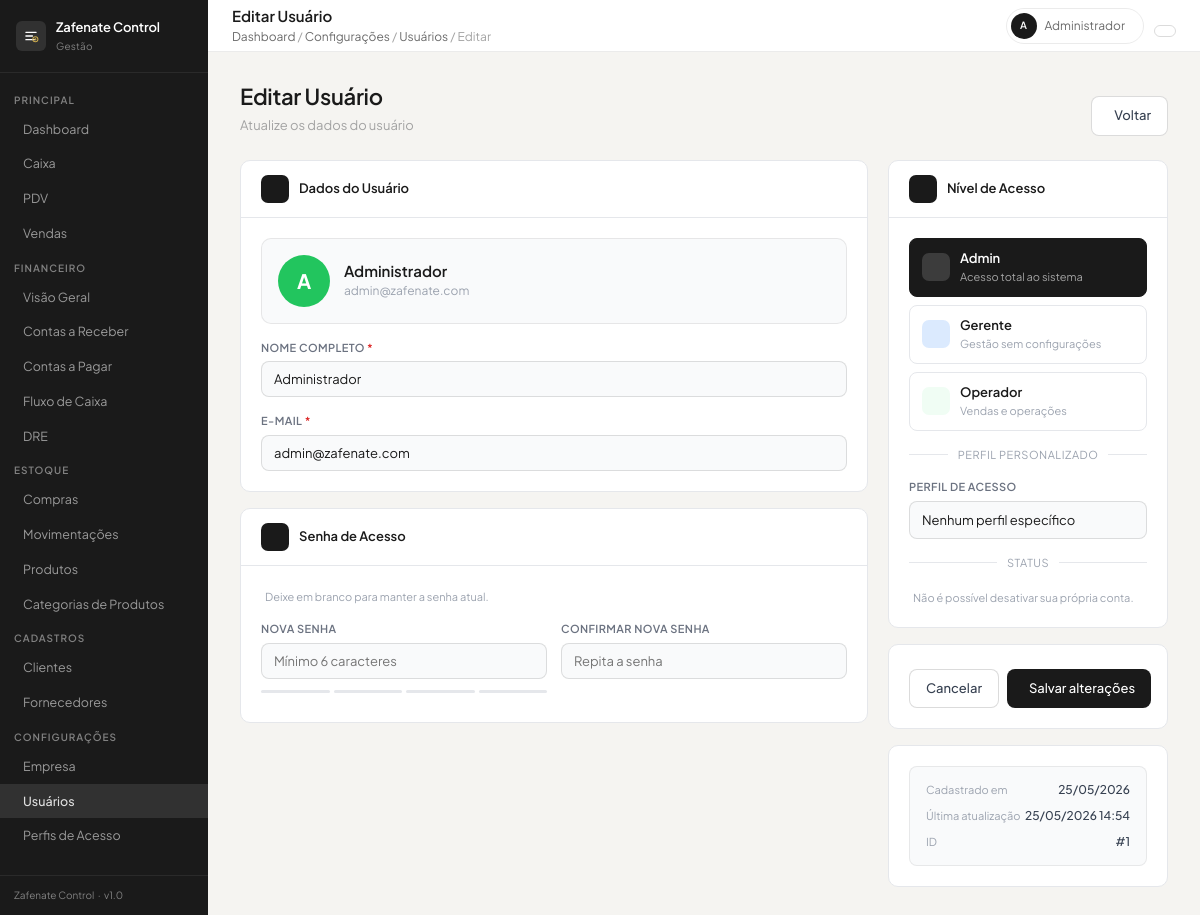
Page /config/usuarios/1/editar (signed in) on the committed database.
### tables this page shows
CREATE TABLE IF NOT EXISTS usuarios (
    id            INT UNSIGNED AUTO_INCREMENT PRIMARY KEY,
    nome          VARCHAR(100) NOT NULL,
    email         VARCHAR(100) NOT NULL,
    senha         VARCHAR(255) NOT NULL,
    nivel         ENUM('admin', 'gerente', 'operador') DEFAULT 'operador',
    ativo         TINYINT(1)   NOT NULL DEFAULT 1,
    criado_em     DATETIME     NOT NULL DEFAULT CURRENT_TIMESTAMP,
    atualizado_em DATETIME     NOT NULL DEFAULT CURRENT_TIMESTAMP ON UPDATE CURRENT_TIMESTAMP,
    
    UNIQUE KEY uk_usuario_email (email)
);

### app/views/config/usuario_form.php (the view, shortened to what the rows shown need)
<?php require VIEW_PATH . '/layouts/header.php'; ?>
<div class="zf-layout">
    <?php require VIEW_PATH . '/layouts/sidebar.php'; ?>
    <div class="zf-main">
        <?php
        $isEdit     = !empty($usuario);
        require VIEW_PATH . '/layouts/navbar.php';
        ?>
        <div class="zf-content cfg-page">
            <div class="cfg-topbar">
                <div>
                    <h1><?= $isEdit ? 'Editar Usuário' : 'Novo Usuário' ?></h1>
                    <p><?= $isEdit ? 'Atualize os dados do usuário' : 'Preencha os dados para criar o acesso' ?></p>
                </div>
                <a href="/config/usuarios" class="uf-btn uf-btn-ghost">
                    <i class="ti ti-arrow-left"></i> Voltar
                </a>
            </div>
            <form
                method="POST"
                action="<?= $isEdit ? '/config/usuarios/' . $usuario['id'] . '/editar' : '/config/usuarios/criar' ?>"
                id="form-usuario">
                <div class="uf-layout">
                    <div class="uf-main">
                        <div class="cfg-card">
                            <div class="cfg-card-head">
                                <span class="cfg-card-head-icon"><i class="ti ti-user"></i></span>
                                <span class="cfg-card-head-title">Dados do Usuário</span>
                            </div>
                            <div class="cfg-card-body">
                                <div class="uf-user-preview">
                                    <div class="uf-avatar-preview" id="avatar-preview" style="background:#6B7280;">
                                        <span id="avatar-ini">?</span>
                                    </div>
                                    <div>
                                        <div class="uf-preview-name" id="preview-nome">
                                        </div>
                                        <div class="uf-preview-email" id="preview-email">
                                        </div>
                                    </div>
                                </div>
                                <div class="uf-row">
                                    <div class="uf-field uf-field-full">
                                        <label class="uf-label">Nome completo <span class="uf-req">*</span></label>
                                        <input type="text" name="nome" class="uf-input"
                                            id="input-nome"
                                            placeholder="Ex: João da Silva"
                                            value="<?= e($usuario['nome'] ?? '') ?>"
                                            required autofocus>
                                    </div>
                                </div>
                                <div class="uf-row">
                                    <div class="uf-field uf-field-full">
                                        <label class="uf-label">E-mail <span class="uf-req">*</span></label>
                                        <input type="email" name="email" class="uf-input"
                                            id="input-email"
                                            placeholder="joao@empresa.com"
                                            value="<?= e($usuario['email'] ?? '') ?>"
                                            required>
                                    </div>
                                </div>
                            </div>
                        </div>
                        <div class="cfg-card">
                            <div class="cfg-card-head">
                                <span class="cfg-card-head-icon"><i class="ti ti-lock"></i></span>
                                <span class="cfg-card-head-title">Senha de Acesso</span>
                            </div>
                            <div class="cfg-card-body">
                                <?php if ($isEdit): ?>
                                    <p class="uf-hint">
                                        Deixe em branco para manter a senha atual.
                                    </p>
                                <?php endif; ?>
                                <div class="uf-row">
                                    <div class="uf-field">
                                        <label class="uf-label">
                                            <?= $isEdit ? 'Nova senha' : 'Senha' ?>
                                        </label>
                                        <div class="uf-pw-wrap">
                                            <input
                                                type="password"
                                                name="senha"
                                                id="campo-senha"
                                                class="uf-input uf-pw-input"
                                                placeholder="Mínimo 6 caracteres"
                                                <?= !$isEdit ? 'required' : '' ?>
                                                autocomplete="new-password">
                                        </div>
                                        <div class="uf-pw-strength" id="pw-strength">
                                            <div class="uf-pw-bar" id="bar1"></div>
                                            <div class="uf-pw-bar" id="bar2"></div>
                                            <div class="uf-pw-bar" id="bar3"></div>
                                            <div class="uf-pw-bar" id="bar4"></div>
                                        </div>
                                    </div>
                                    <div class="uf-field">
                                        <label class="uf-label">
                                            <?= $isEdit ? 'Confirmar nova senha' : 'Confirmar senha' ?>
                                        </label>
                                        <div class="uf-pw-wrap">
                                            <input
                                                type="password"
                                                name="senha_confirmar"
                                                id="campo-confirmar"
                                                class="uf-input uf-pw-input"
                                                placeholder="Repita a senha"
                                                <?= !$isEdit ? 'required' : '' ?>
                                                autocomplete="new-password">
                                        </div>
                                    </div>
                                </div>
                            </div>
                        </div>
                    </div>
                    <div class="uf-side">
                        <div class="cfg-card">
                            <div class="cfg-card-head">
                                <span class="cfg-card-head-icon"><i class="ti ti-shield"></i></span>
                                <span class="cfg-card-head-title">Nível de Acesso</span>
                            </div>
                            <div class="cfg-card-body">
                                <div class="uf-nivel-grid">
                                    <?php
                                    $niveis = [
                                        'admin'    => ['icon' => 'ti-crown',      'cls' => 'uf-nivel-icon-admin',   'desc' => 'Acesso total ao sistema'],
                                        'gerente'  => ['icon' => 'ti-briefcase',  'cls' => 'uf-nivel-icon-gerente', 'desc' => 'Gestão sem configurações'],
                                        'operador' => ['icon' => 'ti-user-check', 'cls' => 'uf-nivel-icon-oper',    'desc' => 'Vendas e operações'],
                                    ];
                                    foreach ($niveis as $val => $info): ?>
                                        <label class="uf-nivel-opt">
                                            <div class="uf-nivel-face">
                                                <span class="uf-nivel-icon <?= $info['cls'] ?>">
                                                </span>
                                                <div class="uf-nivel-info">
                                                    <div class="uf-nivel-name"><?= ucfirst($val) ?></div>
                                                    <div class="uf-nivel-desc"><?= $info['desc'] ?></div>
                                                </div>
                                            </div>
                                        </label>
                                    <?php endforeach; ?>
                                </div>
                                <?php if (!empty($perfis)): ?>
                                    <div class="uf-divider">Perfil personalizado</div>
                                    <div class="uf-field">
                                        <label class="uf-label">Perfil de acesso</label>
                                        <div class="uf-select-wrap">
                                            <select name="perfil_id" class="uf-input uf-select">
                                                <option value="">Nenhum perfil específico</option>
                                            </select>
                                        </div>
                                    </div>
                                <?php endif; ?>
                                <?php if ($isEdit): ?>
                                    <div class="uf-divider">Status</div>
                                    <?php
                                    $logado   = ((int)($usuario['id'] ?? 0) === (int)\App\Core\Session::get('usuario_id'));
                                    ?>
                                    <?php if ($logado): ?>
                                        <p class="uf-hint">
                                            Não é possível desativar sua própria conta.
                                        </p>
                                    <?php endif; ?>
                                <?php endif; ?>
                            </div>
                        </div>
                        <div class="cfg-card">
                            <div class="cfg-card-body">
                                <div class="uf-actions">
                                    <a href="/config/usuarios" class="uf-btn uf-btn-ghost">Cancelar</a>
                                    <button type="submit" class="uf-btn uf-btn-primary" id="btn-submit">
                                        <?= $isEdit ? 'Salvar alterações' : 'Criar usuário' ?>
                                    </button>
                                </div>
                            </div>
                        </div>
                        <?php if ($isEdit): ?>
                            <div class="cfg-card">
                                <div class="cfg-card-body">
                                    <div class="uf-meta">
                                        <div class="uf-meta-row">
                                            <span class="uf-meta-label">Cadastrado em</span>
                                            <span class="uf-meta-val"><?= date('d/m/Y', strtotime($usuario['criado_em'])) ?></span>
                                        </div>
                                        <div class="uf-meta-row">
                                            <span class="uf-meta-label">Última atualização</span>
                                            <span class="uf-meta-val"><?= date('d/m/Y H:i', strtotime($usuario['atualizado_em'])) ?></span>
                                        </div>
                                        <div class="uf-meta-row">
                                            <span class="uf-meta-label">ID</span>
                                            <span class="uf-meta-val">#<?= $usuario['id'] ?></span>
                                        </div>
                                    </div>
                                </div>
                            </div>
                        <?php endif; ?>
                    </div>
                </div>
            </form>
        </div>
    </div>
</div>
<?php require VIEW_PATH . '/layouts/footer.php'; ?>

### app/core/Router.php (shortened to what the rows shown need)
<?php
class Router
{
    private array  $routes          = [];
    private string $groupPrefix     = '';
    private array  $groupMiddleware = [];
    public function group(array $options, callable $callback): void
    {
        $prevPrefix     = $this->groupPrefix;
        $prevMiddleware = $this->groupMiddleware;
        $this->groupPrefix     .= $options['prefix'] ?? '';
        $this->groupMiddleware  = array_merge($this->groupMiddleware, $options['middleware'] ?? []);
        $this->groupPrefix     = $prevPrefix;
        $this->groupMiddleware = $prevMiddleware;
    }
    private function add(string $method, string $uri, string $action, array $middleware): void
    {
        $this->routes[] = [
            'method'     => $method,
            'pattern'    => $this->uriToPattern($this->groupPrefix . $uri),
            'action'     => $action,
            'middleware' => array_merge($this->groupMiddleware, $middleware),
        ];
    }
    public function dispatch(Request $request): void
    {
        $uri    = $this->normalize($request->uri());
        $method = $request->method();
        foreach ($this->routes as $route) {
            if ($route['method'] !== $method) {
                continue;
            }
            if (!preg_match($route['pattern'], $uri, $matches)) {
                continue;
            }
            $params = array_filter($matches, 'is_string', ARRAY_FILTER_USE_KEY);
            $this->runAction($route['action'], $request, $params);
            return;
        }
    }
    private function runAction(string $action, Request $request, array $params): void
    {
        [$controllerName, $method] = explode('@', $action, 2);
        $controller = new $class();
        $controller->$method($request, ...array_values($params));
    }
    private function uriToPattern(string $uri): string
    {
        $escaped = preg_replace('/\{([a-zA-Z_][a-zA-Z0-9_]*)\}/', '(?P<$1>[^/]+)', $uri);
        return '#^' . $escaped . '$#u';
    }
    private function normalize(string $uri): string
    {
        $clean = '/' . trim($uri, '/');
        return ($clean === '/') ? '/' : rtrim($clean, '/');
    }
}

### rows in the picture
usuarios: nome "Administrador", email "admin@zafenate.com", criado_em "25/05/2026", atualizado_em "25/05/2026 14:54", id "1"

### other values in the picture
$item['label'] "Dashboard"
$item['label'] "Configurações"
$item['label'] "Usuários"
$item['label'] "Editar"
$val "Admin"
$info['desc'] "Acesso total ao sistema"
$val "Gerente"
$info['desc'] "Gestão sem configurações"
$val "Operador"
$info['desc'] "Vendas e operações"
